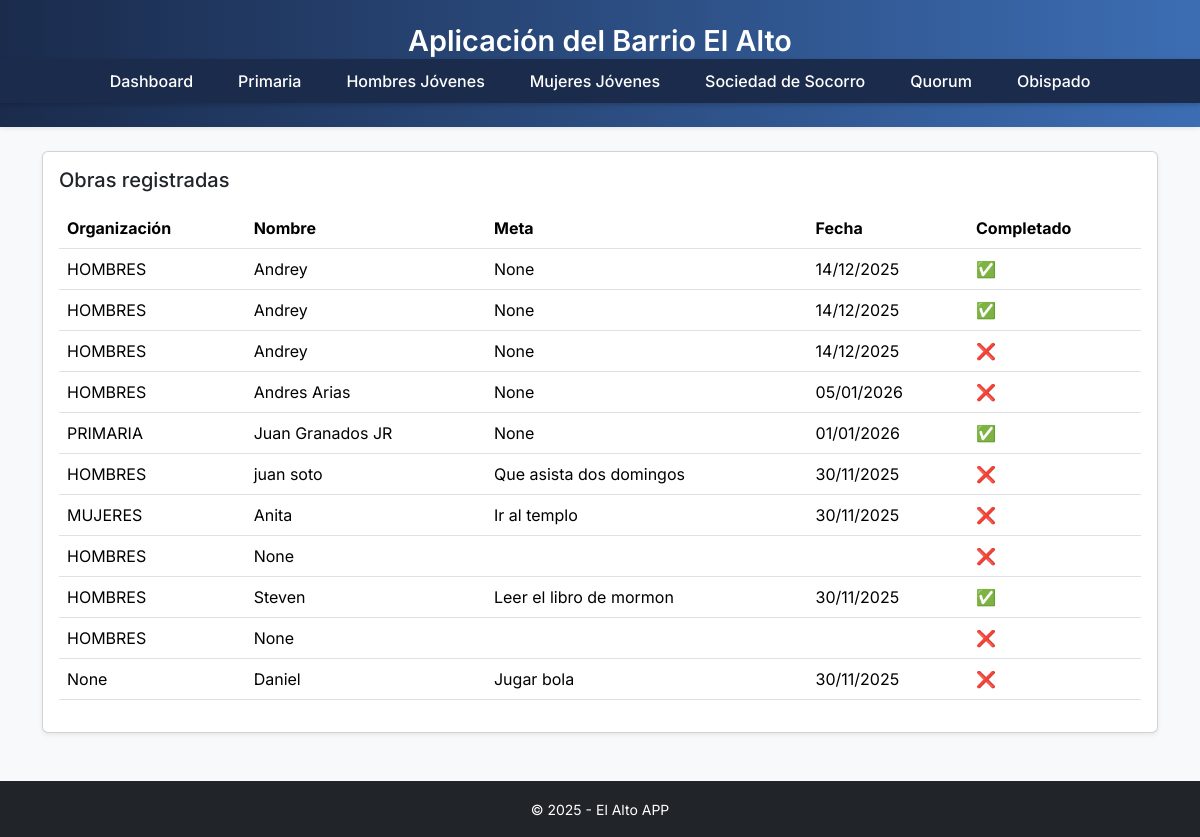
/obispado/, run on an earlier commit of the app's database.
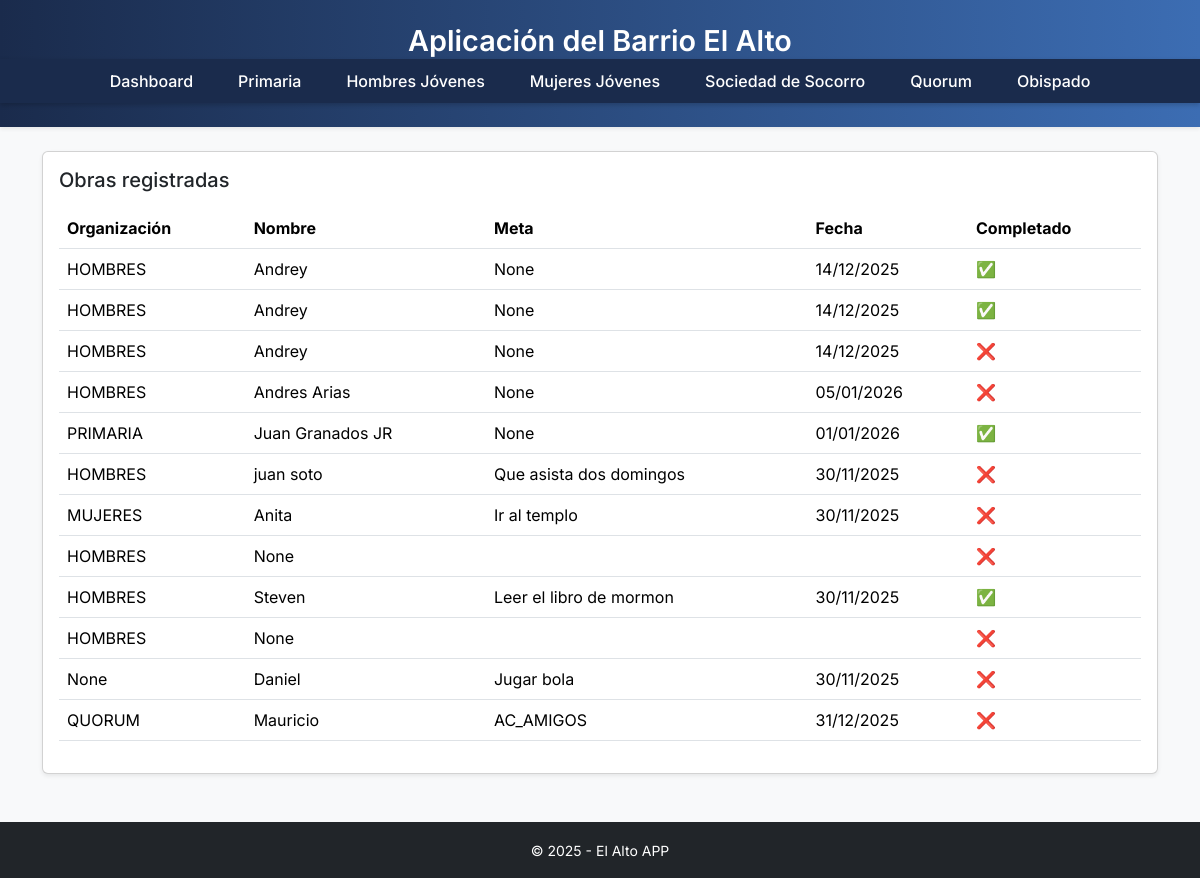
And on a later commit of the database.
### barrio/models.py (models this page shows, shortened)
class ObraMisional(models.Model):
    ORGANIZACIONES = [
        ("QUORUM", "Quórum de Élderes"),
        ("SOCSOC", "Sociedad de Socorro"),
        ("HOMBRES", "Hombres Jóvenes"),
        ("MUJERES", "Mujeres Jóvenes"),
        ("PRIMARIA", "Primaria"),
    ]
    CONDICIONES = [
        ("MENOS_ACTIVOS", "Menos activos"),
        ("ACTIVOS", "Activos"),
        ("CONVERSOS", "Conversos"),
        ("INVESTIGADORES", "Investigadores"),
    ]
    ORDENANZAS = [
        ("BAUTISMO", "Bautismo"),
        ("INVESTIDURA", "Investidura"),
        ("SELLAMIENTO", "Sellamiento"),
    ]
    organizacion = models.CharField(max_length=20, choices=ORGANIZACIONES, null=True, blank=True)
    condicion_actual = models.CharField(max_length=20, choices=CONDICIONES, null=True, blank=True)
    nombre = models.CharField(max_length=120, null=True, blank=True)
    meta = models.CharField(max_length=50, null=True, blank=True)
    ordenanza_faltante = models.CharField(max_length=50, choices=ORDENANZAS, null=True, blank=True)
    fecha_meta = models.DateField(null=True, blank=True)
    done = models.BooleanField(default=False)

### barrio/views.py (the view)
# urls.py: path('obispado/', views.obispado, name='obispado'),
def obispado(request):
    obras = ObraMisional.objects.all()
    return render(request, 'obispado.html', {'obras': obras})

### barrio/templates/obispado.html (shortened to what this page needs)
{% extends 'base.html' %}
{% block content %}
  <div class="card shadow-sm">
    <div class="card-body">
      <h5 class="card-title mb-3">Obras registradas</h5>
      {% if obras %}
      <table class="table table-hover align-middle">
          <thead>
              <tr>
            <th>Organización</th>
            <th>Nombre</th>
            <th>Meta</th>
            <th>Fecha</th>
            <th>Completado</th>
          </tr>
        </thead>
        <tbody>
          {% for o in obras %}
          <tr>
            <td>{{ o.organizacion }}</td>
            <td>{{ o.nombre }}</td>
            <td>{{ o.meta }}</td>
            <td>{{ o.fecha_meta|date:"d/m/Y" }}</td>
            <td>
                {% if o.done %}
                ✅
                {% else %}
                ❌
                {% endif %}
            </td>
          </tr>
          {% endfor %}
        </tbody>
    </table>
    {% else %}
    <p class="text-muted">Aún no hay obras registradas.</p>
    {% endif %}
</div>
</div>
{% endblock %}

What changed in the data, as far as the page shows it:
added ObraMisional: organizacion "QUORUM", nombre "Mauricio", meta "AC_AMIGOS", fecha_meta "31/12/2025"
